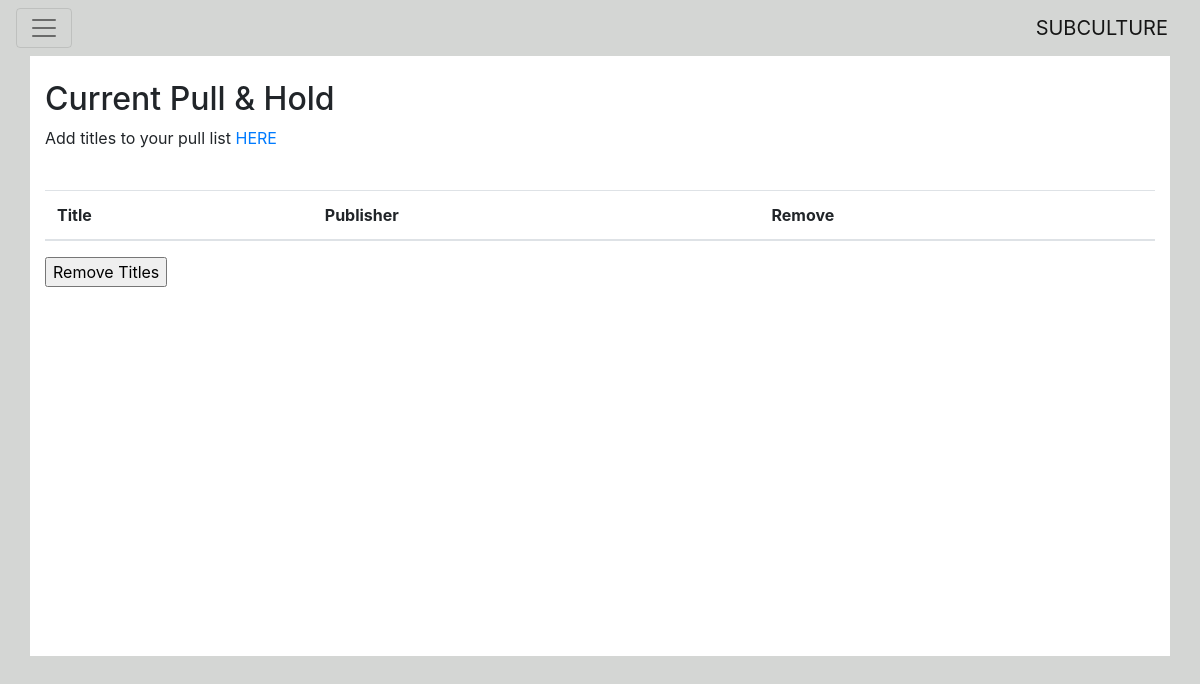
Page /pullhold/holdlist/ (signed in) on the earlier database version.
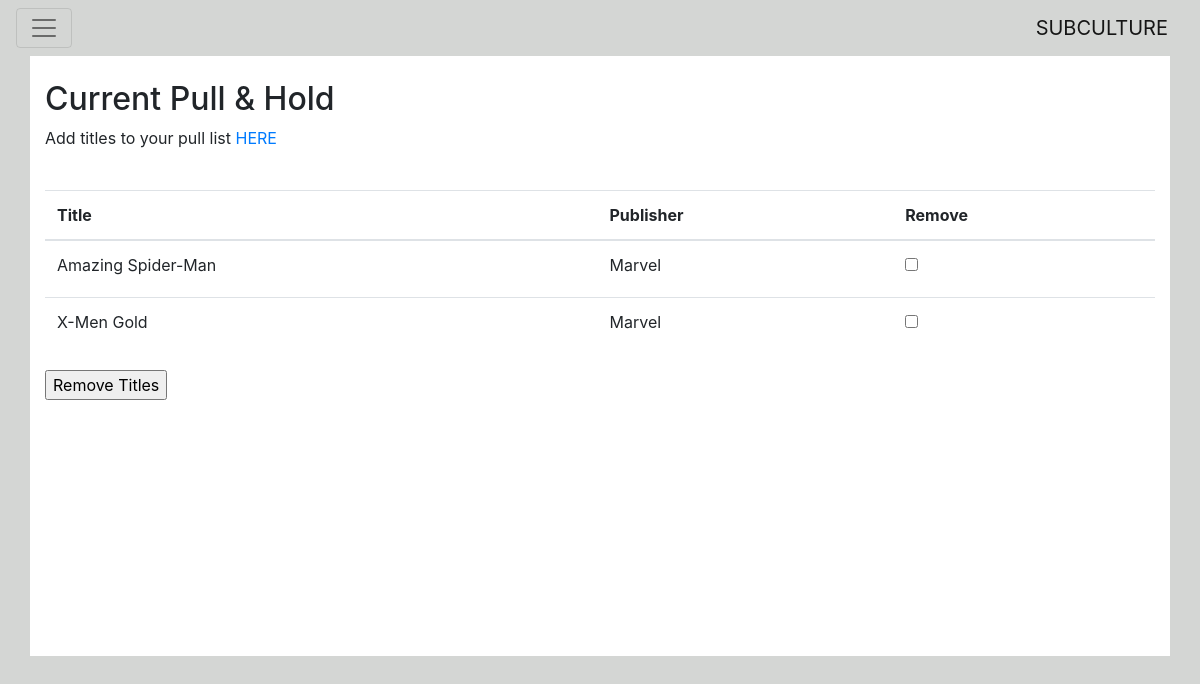
Same page on the later database version.
### pullhold/models.py (models this page shows, shortened)
class ComicTitle(models.Model):
    comic_title = models.CharField(max_length = 75)
    publisher = models.ForeignKey(Publisher, on_delete = models.CASCADE)
    reservations = models.IntegerField(default = 0)
    readers = models.ManyToManyField('UserProfile', through='ComicReaders', blank = True)

class Publisher(models.Model):
    publisher_name = models.CharField(max_length = 30)

### pullhold/views.py (the view, shortened to what this page needs)
class HoldListView(View):
    def get(self, request):
        if request.user.is_authenticated:
            user = request.user
            holdlist = user.userprofile.comics.all().order_by('comic_title')
            return render(request, 'pullhold/holdlist.html', {'holdlist': holdlist})
        else:
            return redirect('pullhold:login')

### pullhold/templates/pullhold/holdlist.html (shortened to what this page needs)
{% extends 'pullhold/base.html' %}
{% block content %}
<h2>Current Pull &amp; Hold</h2>
<p>Add titles to your pull list <a href="{% url 'pullhold:pulladd' %}">HERE</a></p>
<br/>
<form method="post">
<table class="table">
  <thead>
    <tr>
      <th>Title</th>
      <th>Publisher</th>
      <th>Remove</th>
    </tr>
  </thead>
{% for comic in holdlist %}
  <tr>
    <td><label>{{ comic.comic_title }}</label></td>
    <td>{{ comic.publisher.publisher_name }}</td>
    <td><input type="checkbox" name="remove" value="{{ comic.id }}"></td>
  </tr>
{% endfor %}
</table>
<input type="submit" value="Remove Titles"/>
</form>
{% endblock %}

Differences in the rows shown:
now on this page (row edited): ComicTitle: comic_title "Amazing Spider-Man", publisher.publisher_name "Marvel"
now on this page (row edited): ComicTitle: comic_title "X-Men Gold", publisher.publisher_name "Marvel"
